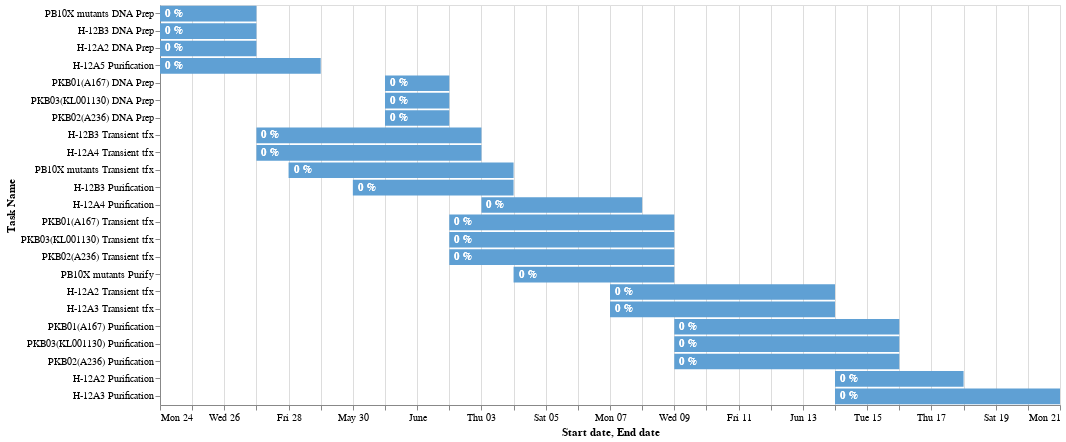

This figure's notebook cell:
### Code cell
# Use the progress to find how much of the bars should be filled
# (i.e. another end date)
df["progress date"] =  (df["End date"] - df["Start date"]) * df["Progress %"] / 100 + df["Start date"]

# Concatenate the two 
newdf = np.concatenate([df[["Task Name", "Start date", "End date", "Progress %"]].values,  
                        df[["Task Name", "Start date", "progress date", "Progress %"]].values])
newdf = pd.DataFrame(newdf, columns=["Task Name", "Start date", "End date", "Progress %"])

# Reconvert back to datetime
newdf["Start date"] = pd.to_datetime(newdf["Start date"])
newdf["End date"] = pd.to_datetime(newdf["End date"])

# This is the indicator variable (duration vs progress) where the grouping takes place
newdf["progress_"] = np.concatenate([np.ones(len(newdf)//2), np.zeros(len(newdf)//2), ])

# color for first half, color for second half
range_ = ['#1f77b4', '#5fa0d4',]

# The stacked bar chart will be our "gantt with progress"
chart = alt.Chart(newdf).mark_bar().encode(
    x=alt.X('Start date', stack=None),
    x2='End date',
    y=alt.Y('Task Name', sort=list(df.sort_values(["End date",
                                                      "Start date"])["Task Name"])*2),
    color=alt.Color('progress_', scale=alt.Scale(range=range_), legend=None)
).properties(
    width=900,
    height=400) 

# Create appropriate labels
newdf["text%"] = newdf["Progress %"].astype(str) + " %"

# And now add those as text in the graph
text = alt.Chart(newdf).mark_text(align='left', baseline='middle', dx=5, color="white",  fontWeight="bold").encode(
    y=alt.Y('Task Name', sort=list(df.sort_values(["End date",
                                                      "Start date"])["Task Name"])*2),
    x=alt.X('Start date'),
    text='text%',
)

# Plot the graph
alt.layer(chart, text)

### Figure 1 — Vega-Lite specification as saved in the notebook (floating-point values rounded to 4 significant figures)
{"config": {"view": {"continuousWidth": 400, "continuousHeight": 300}}, "layer": [{"mark": "bar", "encoding": {"color": {"type": "quantitative", "field": "progress_", "legend": null, "scale": {"range": ["#1f77b4", "#5fa0d4"]}}, "x": {"type": "temporal", "field": "Start date", "stack": null}, "x2": {"field": "End date"}, "y": {"type": "nominal", "field": "Task Name", "sort": ["PB10X mutants DNA Prep", "H-12B3 DNA Prep", "H-12A2 DNA Prep", "H-12A5 Purification", "PKB01(A167) DNA Prep", "PKB03(KL001130) DNA Prep", "PKB02(A236) DNA Prep", "H-12B3 Transient tfx", "H-12A4 Transient tfx", "PB10X mutants Transient tfx", "H-12B3 Purification", "H-12A4 Purification", "PKB01(A167) Transient tfx", "PKB03(KL001130) Transient tfx", "PKB02(A236) Transient tfx", "PB10X mutants Purify", "H-12A2 Transient tfx", "H-12A3 Transient tfx", "PKB01(A167) Purification", "PKB03(KL001130) Purification", "PKB02(A236) Purification", "H-12A2 Purification", "H-12A3 Purification", "PB10X mutants DNA Prep", "H-12B3 DNA Prep", "H-12A2 DNA Prep", "H-12A5 Purification", "PKB01(A167) DNA Prep", "PKB03(KL001130) DNA Prep", "PKB02(A236) DNA Prep", "H-12B3 Transient tfx", "H-12A4 Transient tfx", "PB10X mutants Transient tfx", "H-12B3 Purification", "H-12A4 Purification", "PKB01(A167) Transient tfx", "PKB03(KL001130) Transient tfx", "PKB02(A236) Transient tfx", "PB10X mutants Purify", "H-12A2 Transient tfx", "H-12A3 Transient tfx", "PKB01(A167) Purification", "PKB03(KL001130) Purification", "PKB02(A236) Purification", "H-12A2 Purification", "H-12A3 Purification"]}}, "height": 400, "width": 900}, {"mark": {"type": "text", "align": "left", "baseline": "middle", "color": "white", "dx": 5, "fontWeight": "bold"}, "encoding": {"text": {"type": "nominal", "field": "text%"}, "x": {"type": "temporal", "field": "Start date"}, "y": {"type": "nominal", "field": "Task Name", "sort": ["PB10X mutants DNA Prep", "H-12B3 DNA Prep", "H-12A2 DNA Prep", "H-12A5 Purification", "PKB01(A167) DNA Prep", "PKB03(KL001130) DNA Prep", "PKB02(A236) DNA Prep", "H-12B3 Transient tfx", "H-12A4 Transient tfx", "PB10X mutants Transient tfx", "H-12B3 Purification", "H-12A4 Purification", "PKB01(A167) Transient tfx", "PKB03(KL001130) Transient tfx", "PKB02(A236) Transient tfx", "PB10X mutants Purify", "H-12A2 Transient tfx", "H-12A3 Transient tfx", "PKB01(A167) Purification", "PKB03(KL001130) Purification", "PKB02(A236) Purification", "H-12A2 Purification", "H-12A3 Purification", "PB10X mutants DNA Prep", "H-12B3 DNA Prep", "H-12A2 DNA Prep", "H-12A5 Purification", "PKB01(A167) DNA Prep", "PKB03(KL001130) DNA Prep", "PKB02(A236) DNA Prep", "H-12B3 Transient tfx", "H-12A4 Transient tfx", "PB10X mutants Transient tfx", "H-12B3 Purification", "H-12A4 Purification", "PKB01(A167) Transient tfx", "PKB03(KL001130) Transient tfx", "PKB02(A236) Transient tfx", "PB10X mutants Purify", "H-12A2 Transient tfx", "H-12A3 Transient tfx", "PKB01(A167) Purification", "PKB03(KL001130) Purification", "PKB02(A236) Purification", "H-12A2 Purification", "H-12A3 Purification"]}}}], "data": {"name": "data-356b4c799686438eb37a9d1871281625"}, "$schema": "https://vega.github.io/schema/vega-lite/v4.8.1.json", "datasets": {"data-356b4c799686438eb37a9d1871281625": [{"Task Name": "PB10X mutants DNA Prep", "Start date": "2021-05-24T00:00:00", "End date": "2021-05-27T00:00:00", "Progress %": 0, "progress_": 1.0, "text%": "0 %"}, {"Task Name": "PB10X mutants Transient tfx", "Start date": "2021-05-28T00:00:00", "End date": "2021-06-04T00:00:00", "Progress %": 0, "progress_": 1.0, "text%": "0 %"}, {"Task Name": "PB10X mutants Purify", "Start date": "2021-06-04T00:00:00", "End date": "2021-06-09T00:00:00", "Progress %": 0, "progress_": 1.0, "text%": "0 %"}, {"Task Name": "H-12A5 Purification", "Start date": "2021-05-24T00:00:00", "End date": "2021-05-29T00:00:00", "Progress %": 0, "progress_": 1.0, "text%": "0 %"}, {"Task Name": "H-12B3 DNA Prep", "Start date": "2021-05-24T00:00:00", "End date": "2021-05-27T00:00:00", "Progress %": 0, "progress_": 1.0, "text%": "0 %"}, {"Task Name": "H-12B3 Transient tfx", "Start date": "2021-05-27T00:00:00", "End date": "2021-06-03T00:00:00", "Progress %": 0, "progress_": 1.0, "text%": "0 %"}, {"Task Name": "H-12B3 Purification", "Start date": "2021-05-30T00:00:00", "End date": "2021-06-04T00:00:00", "Progress %": 0, "progress_": 1.0, "text%": "0 %"}, {"Task Name": "H-12A4 Transient tfx", "Start date": "2021-05-27T00:00:00", "End date": "2021-06-03T00:00:00", "Progress %": 0, "progress_": 1.0, "text%": "0 %"}, {"Task Name": "H-12A4 Purification", "Start date": "2021-06-03T00:00:00", "End date": "2021-06-08T00:00:00", "Progress %": 0, "progress_": 1.0, "text%": "0 %"}, {"Task Name": "H-12A2 DNA Prep", "Start date": "2021-05-24T00:00:00", "End date": "2021-05-27T00:00:00", "Progress %": 0, "progress_": 1.0, "text%": "0 %"}, {"Task Name": "H-12A2 Transient tfx", "Start date": "2021-06-07T00:00:00", "End date": "2021-06-14T00:00:00", "Progress %": 0, "progress_": 1.0, "text%": "0 %"}, {"Task Name": "H-12A2 Purification", "Start date": "2021-06-14T00:00:00", "End date": "2021-06-18T00:00:00", "Progress %": 0, "progress_": 1.0, "text%": "0 %"}, {"Task Name": "PKB01(A167) DNA Prep", "Start date": "2021-05-31T00:00:00", "End date": "2021-06-02T00:00:00", "Progress %": 0, "progress_": 1.0, "text%": "0 %"}, {"Task Name": "PKB01(A167) Transient tfx", "Start date": "2021-06-02T00:00:00", "End date": "2021-06-09T00:00:00", "Progress %": 0, "progress_": 1.0, "text%": "0 %"}, {"Task Name": "PKB01(A167) Purification", "Start date": "2021-06-09T00:00:00", "End date": "2021-06-16T00:00:00", "Progress %": 0, "progress_": 1.0, "text%": "0 %"}, {"Task Name": "PKB03(KL001130) DNA Prep", "Start date": "2021-05-31T00:00:00", "End date": "2021-06-02T00:00:00", "Progress %": 0, "progress_": 1.0, "text%": "0 %"}, {"Task Name": "PKB03(KL001130) Transient tfx", "Start date": "2021-06-02T00:00:00", "End date": "2021-06-09T00:00:00", "Progress %": 0, "progress_": 1.0, "text%": "0 %"}, {"Task Name": "PKB03(KL001130) Purification", "Start date": "2021-06-09T00:00:00", "End date": "2021-06-16T00:00:00", "Progress %": 0, "progress_": 1.0, "text%": "0 %"}, {"Task Name": "PKB02(A236) DNA Prep", "Start date": "2021-05-31T00:00:00", "End date": "2021-06-02T00:00:00", "Progress %": 0, "progress_": 1.0, "text%": "0 %"}, {"Task Name": "PKB02(A236) Transient tfx", "Start date": "2021-06-02T00:00:00", "End date": "2021-06-09T00:00:00", "Progress %": 0, "progress_": 1.0, "text%": "0 %"}, {"Task Name": "PKB02(A236) Purification", "Start date": "2021-06-09T00:00:00", "End date": "2021-06-16T00:00:00", "Progress %": 0, "progress_": 1.0, "text%": "0 %"}, {"Task Name": "H-12A3 Transient tfx", "Start date": "2021-06-07T00:00:00", "End date": "2021-06-14T00:00:00", "Progress %": 0, "progress_": 1.0, "text%": "0 %"}, {"Task Name": "H-12A3 Purification", "Start date": "2021-06-14T00:00:00", "End date": "2021-06-21T00:00:00", "Progress %": 0, "progress_": 1.0, "text%": "0 %"}, {"Task Name": "PB10X mutants DNA Prep", "Start date": "2021-05-24T00:00:00", "End date": "2021-05-24T00:00:00", "Progress %": 0, "progress_": 0.0, "text%": "0 %"}, {"Task Name": "PB10X mutants Transient tfx", "Start date": "2021-05-28T00:00:00", "End date": "2021-05-28T00:00:00", "Progress %": 0, "progress_": 0.0, "text%": "0 %"}, {"Task Name": "PB10X mutants Purify", "Start date": "2021-06-04T00:00:00", "End date": "2021-06-04T00:00:00", "Progress %": 0, "progress_": 0.0, "text%": "0 %"}, {"Task Name": "H-12A5 Purification", "Start date": "2021-05-24T00:00:00", "End date": "2021-05-24T00:00:00", "Progress %": 0, "progress_": 0.0, "text%": "0 %"}, {"Task Name": "H-12B3 DNA Prep", "Start date": "2021-05-24T00:00:00", "End date": "2021-05-24T00:00:00", "Progress %": 0, "progress_": 0.0, "text%": "0 %"}, {"Task Name": "H-12B3 Transient tfx", "Start date": "2021-05-27T00:00:00", "End date": "2021-05-27T00:00:00", "Progress %": 0, "progress_": 0.0, "text%": "0 %"}, {"Task Name": "H-12B3 Purification", "Start date": "2021-05-30T00:00:00", "End date": "2021-05-30T00:00:00", "Progress %": 0, "progress_": 0.0, "text%": "0 %"}, {"Task Name": "H-12A4 Transient tfx", "Start date": "2021-05-27T00:00:00", "End date": "2021-05-27T00:00:00", "Progress %": 0, "progress_": 0.0, "text%": "0 %"}, {"Task Name": "H-12A4 Purification", "Start date": "2021-06-03T00:00:00", "End date": "2021-06-03T00:00:00", "Progress %": 0, "progress_": 0.0, "text%": "0 %"}, {"Task Name": "H-12A2 DNA Prep", "Start date": "2021-05-24T00:00:00", "End date": "2021-05-24T00:00:00", "Progress %": 0, "progress_": 0.0, "text%": "0 %"}, {"Task Name": "H-12A2 Transient tfx", "Start date": "2021-06-07T00:00:00", "End date": "2021-06-07T00:00:00", "Progress %": 0, "progress_": 0.0, "text%": "0 %"}, {"Task Name": "H-12A2 Purification", "Start date": "2021-06-14T00:00:00", "End date": "2021-06-14T00:00:00", "Progress %": 0, "progress_": 0.0, "text%": "0 %"}, {"Task Name": "PKB01(A167) DNA Prep", "Start date": "2021-05-31T00:00:00", "End date": "2021-05-31T00:00:00", "Progress %": 0, "progress_": 0.0, "text%": "0 %"}, {"Task Name": "PKB01(A167) Transient tfx", "Start date": "2021-06-02T00:00:00", "End date": "2021-06-02T00:00:00", "Progress %": 0, "progress_": 0.0, "text%": "0 %"}, {"Task Name": "PKB01(A167) Purification", "Start date": "2021-06-09T00:00:00", "End date": "2021-06-09T00:00:00", "Progress %": 0, "progress_": 0.0, "text%": "0 %"}, {"Task Name": "PKB03(KL001130) DNA Prep", "Start date": "2021-05-31T00:00:00", "End date": "2021-05-31T00:00:00", "Progress %": 0, "progress_": 0.0, "text%": "0 %"}, {"Task Name": "PKB03(KL001130) Transient tfx", "Start date": "2021-06-02T00:00:00", "End date": "2021-06-02T00:00:00", "Progress %": 0, "progress_": 0.0, "text%": "0 %"}, {"Task Name": "PKB03(KL001130) Purification", "Start date": "2021-06-09T00:00:00", "End date": "2021-06-09T00:00:00", "Progress %": 0, "progress_": 0.0, "text%": "0 %"}, {"Task Name": "PKB02(A236) DNA Prep", "Start date": "2021-05-31T00:00:00", "End date": "2021-05-31T00:00:00", "Progress %": 0, "progress_": 0.0, "text%": "0 %"}, {"Task Name": "PKB02(A236) Transient tfx", "Start date": "2021-06-02T00:00:00", "End date": "2021-06-02T00:00:00", "Progress %": 0, "progress_": 0.0, "text%": "0 %"}, {"Task Name": "PKB02(A236) Purification", "Start date": "2021-06-09T00:00:00", "End date": "2021-06-09T00:00:00", "Progress %": 0, "progress_": 0.0, "text%": "0 %"}, {"Task Name": "H-12A3 Transient tfx", "Start date": "2021-06-07T00:00:00", "End date": "2021-06-07T00:00:00", "Progress %": 0, "progress_": 0.0, "text%": "0 %"}, {"Task Name": "H-12A3 Purification", "Start date": "2021-06-14T00:00:00", "End date": "2021-06-14T00:00:00", "Progress %": 0, "progress_": 0.0, "text%": "0 %"}]}}
